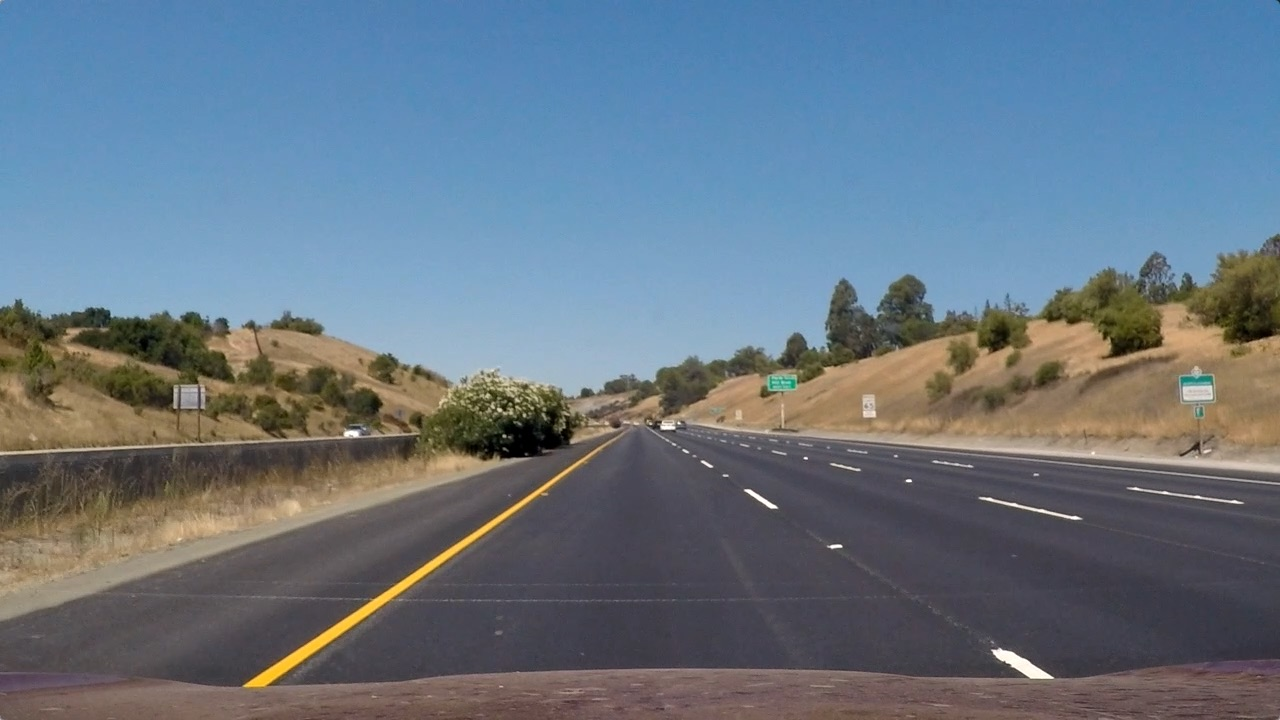
#> input picture test_images/straight_lines1.jpg, 1280 x 720 px
$ python threshold.py   (older library calls are emulated)
#> lines starting #> are read from the running program, lines starting #| are printed output that depends on the picture
import cv2
import numpy as np
import matplotlib.pyplot as plt


def hls_threshold_s_img(image, lower=90, upper=255):
    """
    Given an RGB image, this function converts the images to the HLS color space and then applies the lower and upper
    bounds to the S channel to return a binary image
    :param image: RGB image to threshold
    :param lower: The lower bound of the S channel
    :param upper: The upper bound of the S channel
    :return:
    """
    hls = cv2.cvtColor(image, cv2.COLOR_RGB2HLS)
    S = hls[:,:,2]
    binary = np.zeros_like(S)
    binary[(S > lower) & (S <= upper)] = 1
    return binary


# [68 lines left out: functions hls_threshold_l_img, sobel_threshold_x_img, sobel_threshold_y_img, combine_binary, not called in this run]


if __name__ == '__main__':
    image = cv2.cvtColor(cv2.imread("test_images/straight_lines1.jpg"), cv2.COLOR_BGR2RGB)
    f, (ax1, ax2) = plt.subplots(1, 2, figsize=(8, 10))
    ax1.set_title("Source")
    ax1.imshow(image)
    ax2.set_title("Threshold")
    ax2.imshow(hls_threshold_s_img(image), cmap='gray')
#> in hls_threshold_s_img, `hls = cv2.cvtColor(image, cv2.COLOR_RGB2HLS)`: hls: shape (720, 1280, 3); mean of channels 0, 1, 2 85.5, 117, 67
#> in hls_threshold_s_img, `S = hls[:,:,2]`:
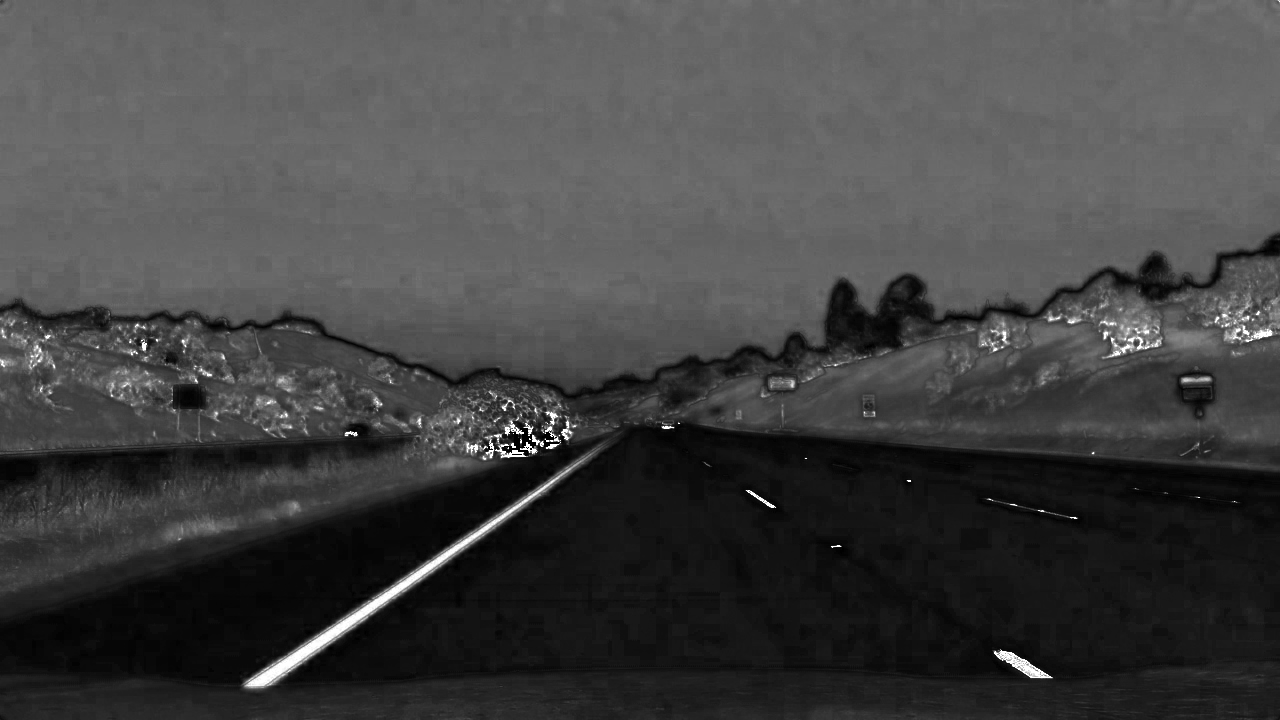
#> S: shape (720, 1280); min 0, max 255, mean 67
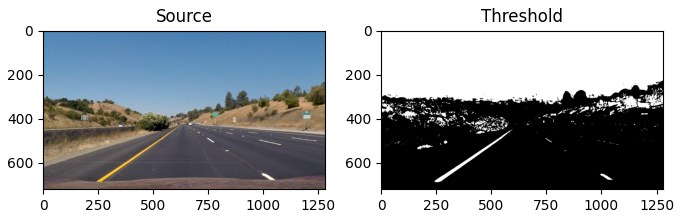
#> figure drawn by matplotlib, 2 panels

$ run again, with test_images/straight_lines2.jpg copied over test_images/straight_lines1.jpg
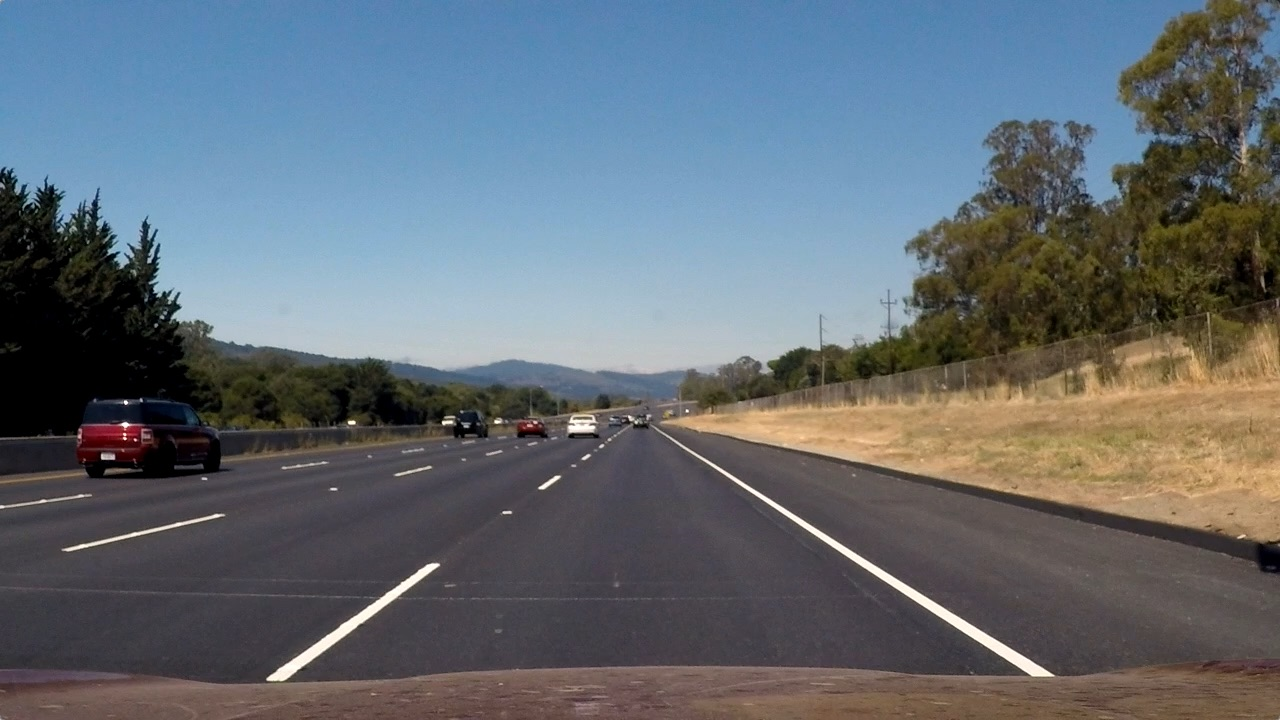
#> input picture test_images/straight_lines2.jpg, 1280 x 720 px
#> hls: shape (720, 1280, 3); mean of channels 0, 1, 2 81.7, 107, 62.5
#> in hls_threshold_s_img, `S = hls[:,:,2]`:
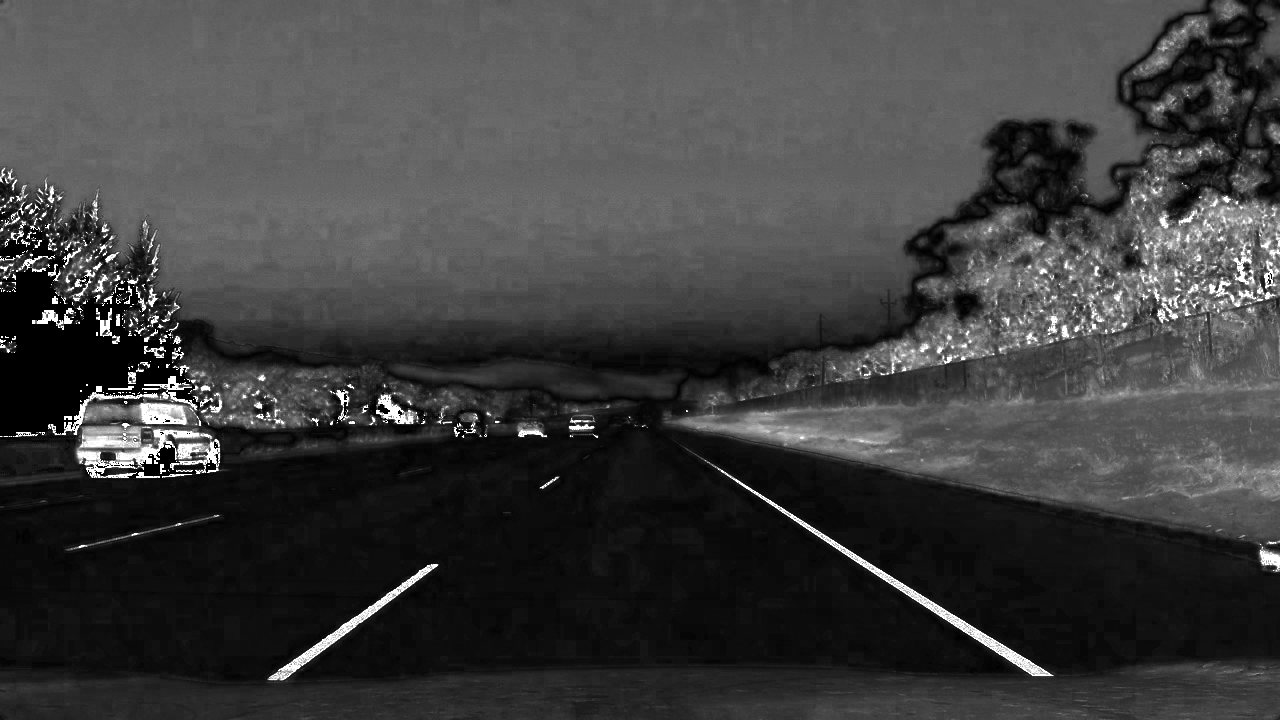
#> S: shape (720, 1280); min 0, max 255, mean 62.5
#> `ax2.imshow(hls_threshold_s_img(image), cmap='gray')`:
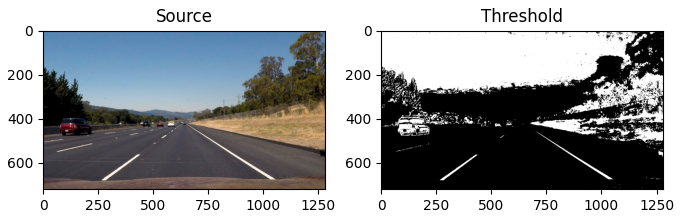
#> figure drawn by matplotlib, 2 panels

$ run again, with test_images/test1.jpg copied over test_images/straight_lines1.jpg
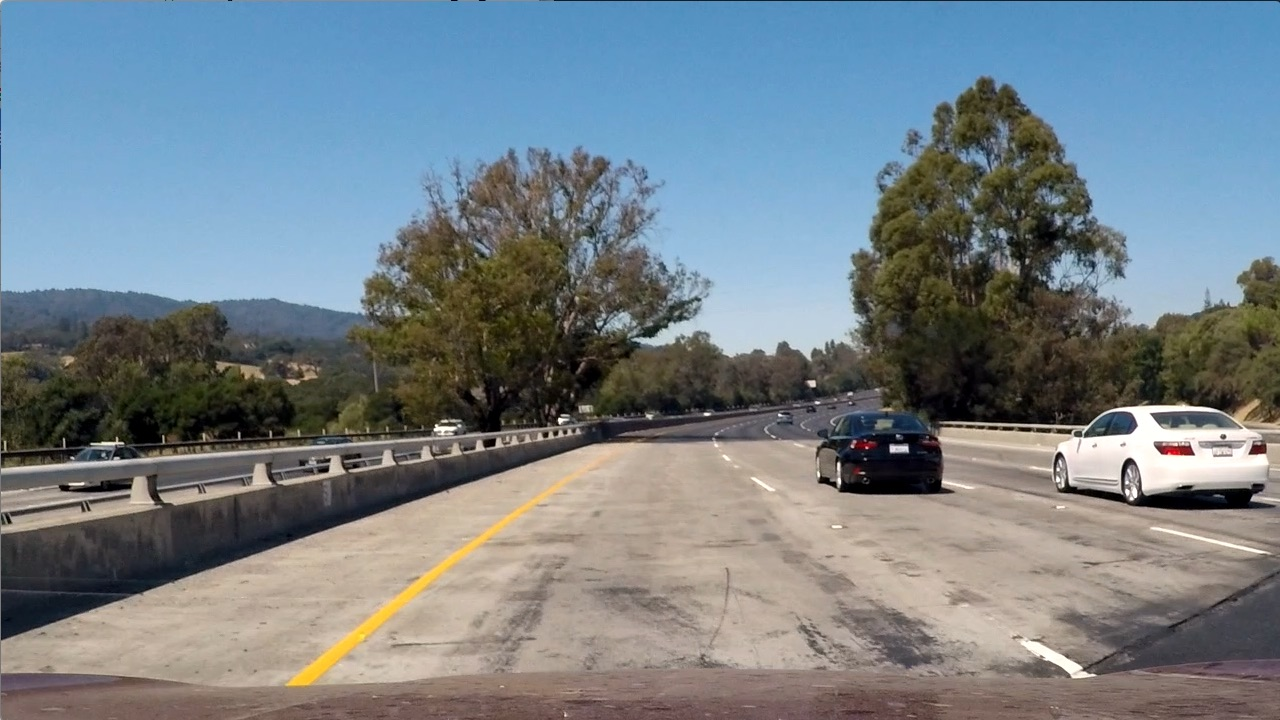
#> input picture test_images/test1.jpg, 1280 x 720 px
#> hls: shape (720, 1280, 3); mean of channels 0, 1, 2 60.2, 126.7, 74.4
#> in hls_threshold_s_img, `S = hls[:,:,2]`:
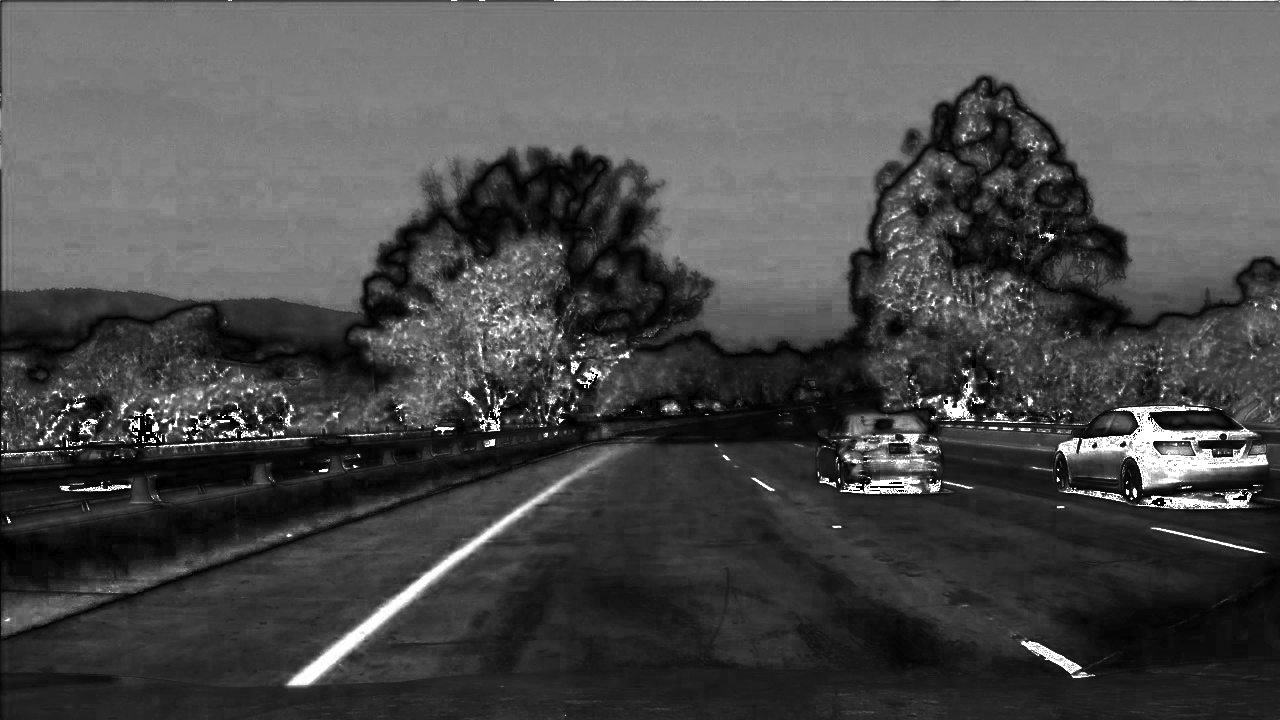
#> S: shape (720, 1280); min 0, max 255, mean 74.4
#> `ax2.imshow(hls_threshold_s_img(image), cmap='gray')`:
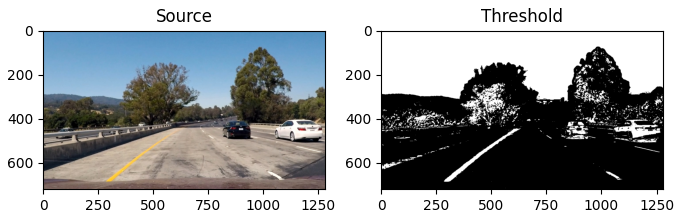
#> figure drawn by matplotlib, 2 panels

$ run again, with test_images/test2.jpg copied over test_images/straight_lines1.jpg
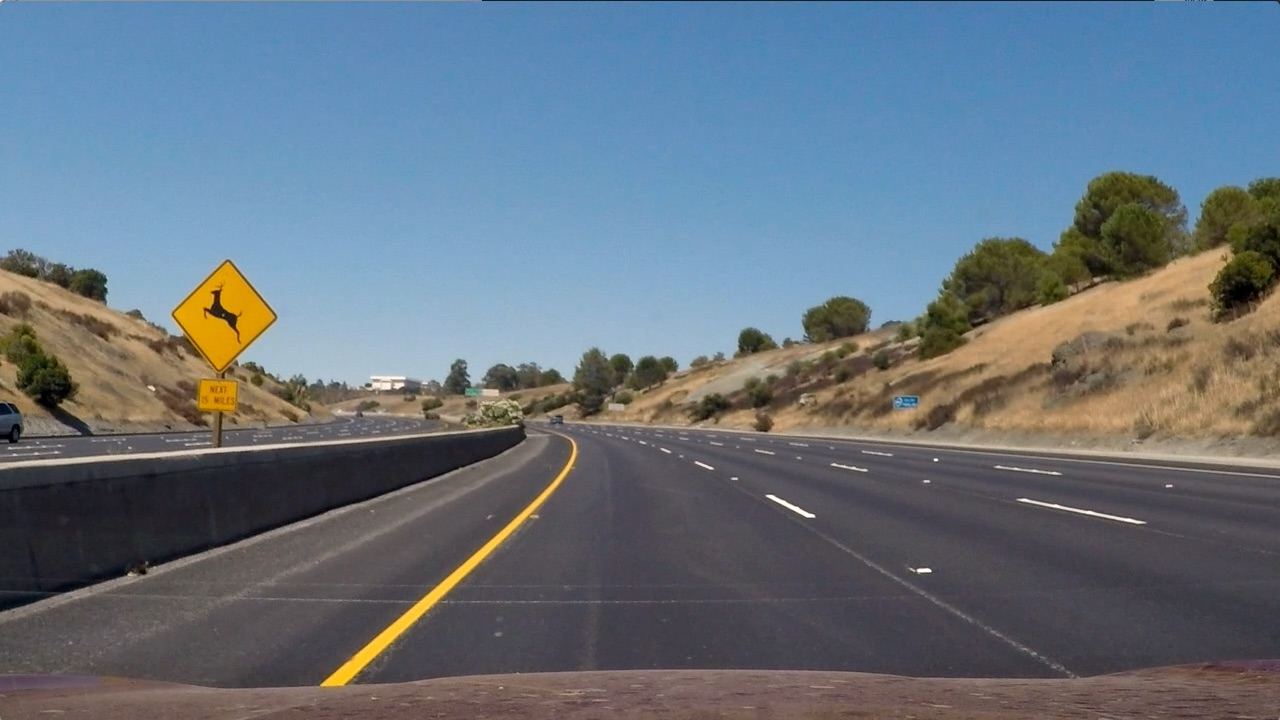
#> input picture test_images/test2.jpg, 1280 x 720 px
#> hls: shape (720, 1280, 3); mean of channels 0, 1, 2 86.2, 113.9, 64.8
#> in hls_threshold_s_img, `S = hls[:,:,2]`:
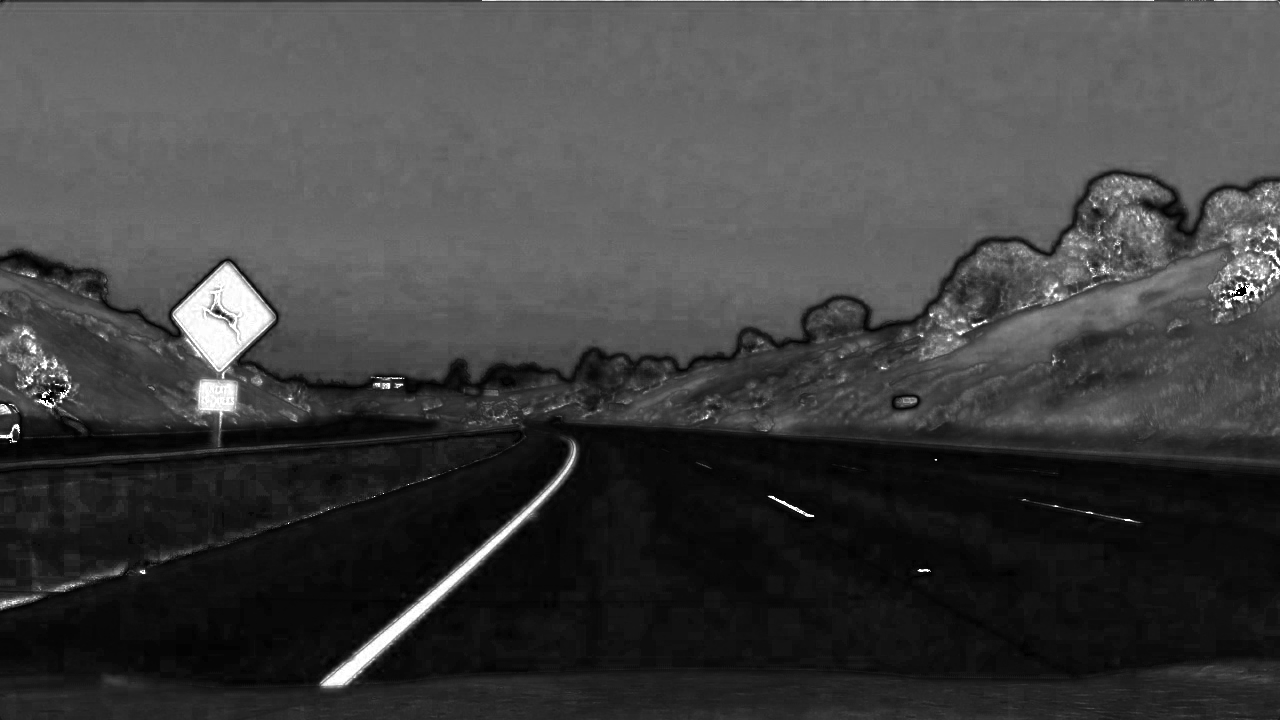
#> S: shape (720, 1280); min 0, max 255, mean 64.8
#> `ax2.imshow(hls_threshold_s_img(image), cmap='gray')`:
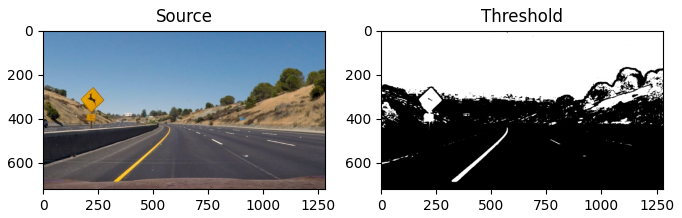
#> figure drawn by matplotlib, 2 panels
